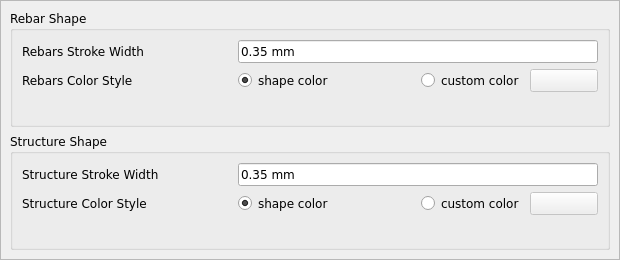
<?xml version="1.0" encoding="UTF-8"?>
<ui version="4.0">
 <class>ReinforcementDrawingAndDimensioning_Shapes</class>
 <widget class="QWidget" name="ReinforcementDrawingAndDimensioning_Shapes">
  <property name="geometry">
   <rect>
    <x>0</x>
    <y>0</y>
    <width>620</width>
    <height>260</height>
   </rect>
  </property>
  <property name="windowTitle">
   <string>Form</string>
  </property>
  <layout class="QVBoxLayout" name="verticalLayout_2">
   <property name="leftMargin">
    <number>0</number>
   </property>
   <property name="topMargin">
    <number>0</number>
   </property>
   <property name="rightMargin">
    <number>0</number>
   </property>
   <property name="bottomMargin">
    <number>0</number>
   </property>
   <item>
    <widget class="QScrollArea" name="scrollArea">
     <property name="widgetResizable">
      <bool>true</bool>
     </property>
     <widget class="QWidget" name="scrollAreaWidgetContents">
      <property name="geometry">
       <rect>
        <x>0</x>
        <y>0</y>
        <width>618</width>
        <height>258</height>
       </rect>
      </property>
      <layout class="QVBoxLayout" name="verticalLayout">
       <item>
        <widget class="QGroupBox" name="rebar_shape_data_group_box">
         <property name="font">
          <font>
           <family>DejaVu Sans</family>
          </font>
         </property>
         <property name="toolTip">
          <string>The data related to Rebar Shape</string>
         </property>
         <property name="title">
          <string>Rebar Shape</string>
         </property>
         <layout class="QFormLayout" name="formLayout_2">
          <item row="0" column="0">
           <widget class="QLabel" name="rebars_stroke_width_label">
            <property name="sizePolicy">
             <sizepolicy hsizetype="Fixed" vsizetype="Preferred">
              <horstretch>0</horstretch>
              <verstretch>0</verstretch>
             </sizepolicy>
            </property>
            <property name="minimumSize">
             <size>
              <width>210</width>
              <height>0</height>
             </size>
            </property>
            <property name="text">
             <string>Rebars Stroke Width</string>
            </property>
           </widget>
          </item>
          <item row="0" column="1">
           <widget class="Gui::InputField" name="rebars_stroke_width">
            <property name="sizePolicy">
             <sizepolicy hsizetype="Expanding" vsizetype="Fixed">
              <horstretch>0</horstretch>
              <verstretch>0</verstretch>
             </sizepolicy>
            </property>
            <property name="toolTip">
             <string>&lt;html&gt;&lt;head/&gt;&lt;body&gt;&lt;p&gt;The stroke-width of rebars&lt;/p&gt;&lt;/body&gt;&lt;/html&gt;</string>
            </property>
            <property name="text">
             <string>0.35 mm</string>
            </property>
            <property name="unit" stdset="0">
             <string notr="true">mm</string>
            </property>
            <property name="quantity" stdset="0">
             <double>0.350000000000000</double>
            </property>
           </widget>
          </item>
          <item row="1" column="0">
           <widget class="QLabel" name="rebars_color_style_label">
            <property name="sizePolicy">
             <sizepolicy hsizetype="Fixed" vsizetype="Preferred">
              <horstretch>0</horstretch>
              <verstretch>0</verstretch>
             </sizepolicy>
            </property>
            <property name="minimumSize">
             <size>
              <width>210</width>
              <height>0</height>
             </size>
            </property>
            <property name="toolTip">
             <string>The color style of rebars</string>
            </property>
            <property name="text">
             <string>Rebars Color Style</string>
            </property>
           </widget>
          </item>
          <item row="1" column="1">
           <layout class="QHBoxLayout" name="rebars_color_style_horizontal_layout">
            <item>
             <widget class="Gui::PrefRadioButton" name="rebars_shape_color_radio">
              <property name="toolTip">
               <string>Select color of rebar shape</string>
              </property>
              <property name="text">
               <string>shape color</string>
              </property>
              <property name="checked">
               <bool>true</bool>
              </property>
              <attribute name="buttonGroup">
               <string notr="true">rebars_color_style_button_group</string>
              </attribute>
             </widget>
            </item>
            <item>
             <layout class="QHBoxLayout" name="horizontalLayout_8">
              <item>
               <widget class="Gui::PrefRadioButton" name="rebars_custom_color_radio">
                <property name="sizePolicy">
                 <sizepolicy hsizetype="Fixed" vsizetype="Fixed">
                  <horstretch>0</horstretch>
                  <verstretch>0</verstretch>
                 </sizepolicy>
                </property>
                <property name="toolTip">
                 <string>Custom color</string>
                </property>
                <property name="text">
                 <string>custom color</string>
                </property>
                <attribute name="buttonGroup">
                 <string notr="true">rebars_color_style_button_group</string>
                </attribute>
               </widget>
              </item>
              <item>
               <widget class="Gui::PrefColorButton" name="rebars_color">
                <property name="enabled">
                 <bool>false</bool>
                </property>
                <property name="toolTip">
                 <string>Custom color</string>
                </property>
               </widget>
              </item>
             </layout>
            </item>
           </layout>
          </item>
         </layout>
        </widget>
       </item>
       <item>
        <widget class="QGroupBox" name="structure_shape_data_group_box">
         <property name="font">
          <font>
           <family>DejaVu Sans</family>
          </font>
         </property>
         <property name="toolTip">
          <string>The data related to Structure Shape</string>
         </property>
         <property name="title">
          <string>Structure Shape</string>
         </property>
         <layout class="QFormLayout" name="formLayout">
          <item row="0" column="0">
           <widget class="QLabel" name="structure_stroke_width_label">
            <property name="sizePolicy">
             <sizepolicy hsizetype="Fixed" vsizetype="Preferred">
              <horstretch>0</horstretch>
              <verstretch>0</verstretch>
             </sizepolicy>
            </property>
            <property name="minimumSize">
             <size>
              <width>210</width>
              <height>0</height>
             </size>
            </property>
            <property name="text">
             <string>Structure Stroke Width</string>
            </property>
           </widget>
          </item>
          <item row="0" column="1">
           <widget class="Gui::InputField" name="structure_stroke_width">
            <property name="sizePolicy">
             <sizepolicy hsizetype="Expanding" vsizetype="Fixed">
              <horstretch>0</horstretch>
              <verstretch>0</verstretch>
             </sizepolicy>
            </property>
            <property name="toolTip">
             <string>&lt;html&gt;&lt;head/&gt;&lt;body&gt;&lt;p&gt;The stroke-width of structure&lt;/p&gt;&lt;/body&gt;&lt;/html&gt;</string>
            </property>
            <property name="text">
             <string>0.35 mm</string>
            </property>
            <property name="unit" stdset="0">
             <string notr="true">mm</string>
            </property>
            <property name="quantity" stdset="0">
             <double>0.350000000000000</double>
            </property>
           </widget>
          </item>
          <item row="1" column="0">
           <widget class="QLabel" name="structure_color_style_label">
            <property name="sizePolicy">
             <sizepolicy hsizetype="Fixed" vsizetype="Preferred">
              <horstretch>0</horstretch>
              <verstretch>0</verstretch>
             </sizepolicy>
            </property>
            <property name="minimumSize">
             <size>
              <width>210</width>
              <height>0</height>
             </size>
            </property>
            <property name="toolTip">
             <string>The color style of rebars</string>
            </property>
            <property name="text">
             <string>Structure Color Style</string>
            </property>
           </widget>
          </item>
          <item row="1" column="1">
           <layout class="QHBoxLayout" name="structure_color_style_horizontal_layout">
            <item>
             <widget class="Gui::PrefRadioButton" name="structure_shape_color_radio">
              <property name="toolTip">
               <string>&lt;html&gt;&lt;head/&gt;&lt;body&gt;&lt;p&gt;Select color of structure shape&lt;/p&gt;&lt;/body&gt;&lt;/html&gt;</string>
              </property>
              <property name="text">
               <string>shape color</string>
              </property>
              <property name="checked">
               <bool>true</bool>
              </property>
              <attribute name="buttonGroup">
               <string notr="true">structure_color_style_button_group</string>
              </attribute>
             </widget>
            </item>
            <item>
             <layout class="QHBoxLayout" name="horizontalLayout_9">
              <item>
               <widget class="Gui::PrefRadioButton" name="structure_custom_color_radio">
                <property name="sizePolicy">
                 <sizepolicy hsizetype="Fixed" vsizetype="Fixed">
                  <horstretch>0</horstretch>
                  <verstretch>0</verstretch>
                 </sizepolicy>
                </property>
                <property name="toolTip">
                 <string>Custom color</string>
                </property>
                <property name="text">
                 <string>custom color</string>
                </property>
                <attribute name="buttonGroup">
                 <string notr="true">structure_color_style_button_group</string>
                </attribute>
               </widget>
              </item>
              <item>
               <widget class="Gui::PrefColorButton" name="structure_color">
                <property name="enabled">
                 <bool>false</bool>
                </property>
                <property name="toolTip">
                 <string>Custom color</string>
                </property>
               </widget>
              </item>
             </layout>
            </item>
           </layout>
          </item>
         </layout>
        </widget>
       </item>
      </layout>
     </widget>
    </widget>
   </item>
  </layout>
 </widget>
 <customwidgets>
  <customwidget>
   <class>Gui::InputField</class>
   <extends>QLineEdit</extends>
   <header>Gui/InputField.h</header>
  </customwidget>
  <customwidget>
   <class>Gui::ColorButton</class>
   <extends>QPushButton</extends>
   <header>Gui/Widgets.h</header>
  </customwidget>
  <customwidget>
   <class>Gui::PrefColorButton</class>
   <extends>Gui::ColorButton</extends>
   <header>Gui/PrefWidgets.h</header>
  </customwidget>
  <customwidget>
   <class>Gui::PrefRadioButton</class>
   <extends>QRadioButton</extends>
   <header>Gui/PrefWidgets.h</header>
  </customwidget>
 </customwidgets>
 <tabstops>
  <tabstop>scrollArea</tabstop>
  <tabstop>rebars_stroke_width</tabstop>
  <tabstop>rebars_shape_color_radio</tabstop>
  <tabstop>rebars_custom_color_radio</tabstop>
  <tabstop>rebars_color</tabstop>
  <tabstop>structure_stroke_width</tabstop>
  <tabstop>structure_shape_color_radio</tabstop>
  <tabstop>structure_custom_color_radio</tabstop>
  <tabstop>structure_color</tabstop>
 </tabstops>
 <resources/>
 <connections>
  <connection>
   <sender>structure_custom_color_radio</sender>
   <signal>toggled(bool)</signal>
   <receiver>structure_color</receiver>
   <slot>setEnabled(bool)</slot>
   <hints>
    <hint type="sourcelabel">
     <x>467</x>
     <y>220</y>
    </hint>
    <hint type="destinationlabel">
     <x>568</x>
     <y>220</y>
    </hint>
   </hints>
  </connection>
  <connection>
   <sender>rebars_custom_color_radio</sender>
   <signal>toggled(bool)</signal>
   <receiver>rebars_color</receiver>
   <slot>setEnabled(bool)</slot>
   <hints>
    <hint type="sourcelabel">
     <x>467</x>
     <y>97</y>
    </hint>
    <hint type="destinationlabel">
     <x>568</x>
     <y>97</y>
    </hint>
   </hints>
  </connection>
 </connections>
 <buttongroups>
  <buttongroup name="rebars_color_style_button_group"/>
  <buttongroup name="structure_color_style_button_group"/>
 </buttongroups>
</ui>
